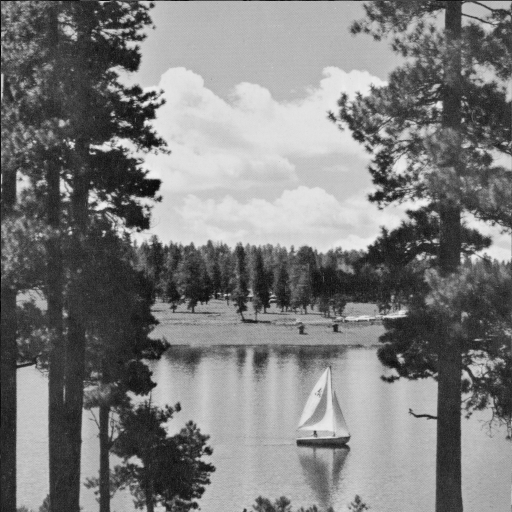
%> input picture Assignment4/Question 1/LAKE.TIF, 512 x 512 px
$ octave q3.m   (GNU Octave 9; MATLAB toolbox functions it lacks are replaced by stand-ins)
%> lines starting %> are read from the running program, lines starting %| are printed output that depends on the picture
### Assignment4/Question 1/q1_a.m
function dctmat=q1_a(n)
a=0:n-1;
a=repmat(a,n,1);
b=0:n-1;
b=repmat(b,n,1);
b=b.';
a=2*a+1;
a=a.*b;
dctmat=sqrt(2/n)*cos((pi*a)/(2*n));
dctmat(1,1:n)=sqrt(1/2)*dctmat(1,1:n);
end

### Assignment4/Question 1/q1_b.m
% image=imread("q1_b.TIF");
% image=imresize(image,[8 8]);
% image=double(image);

function X=q1_b(im,F)
im=double(im);
X=F*im*(F.');
% imshow(uint8(X));
end

### Assignment4/Question 1/q3.m
image=imread("LAKE.TIF");
%> image is the input picture: size 512x512 uint8; min 1, max 239, mean 124.7

dctmt=q1_a(8);
dct=@(block_struct) q1_b(block_struct.data,dctmt);
imdct=blockproc(image,[8 8],dct);
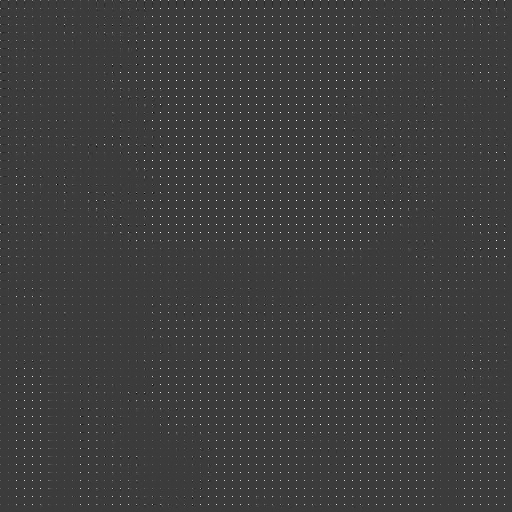
%> imdct: size 512x512 double; min -572.8, max 1864.3, mean 15.4; drawn with min black and max white
subplot(2,1,1);
imshow(uint8(imdct));
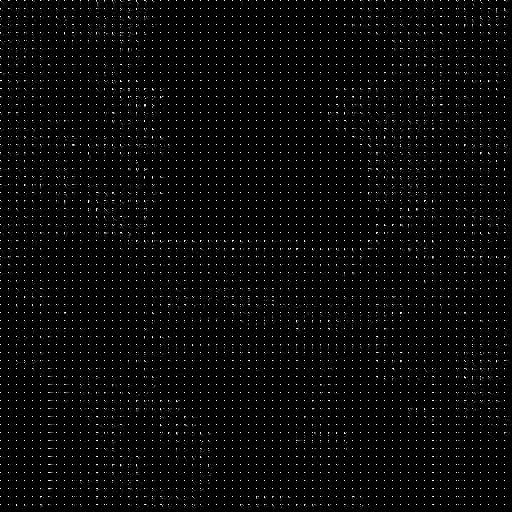
%> displayed picture: size 512x512, on the screen's scale of 0 to 255; min 0, max 255, mean 8.4
title("dct image");


qdct=@(block_struct) q1_d(block_struct.data,qm,2);
%> (the run ends here)
